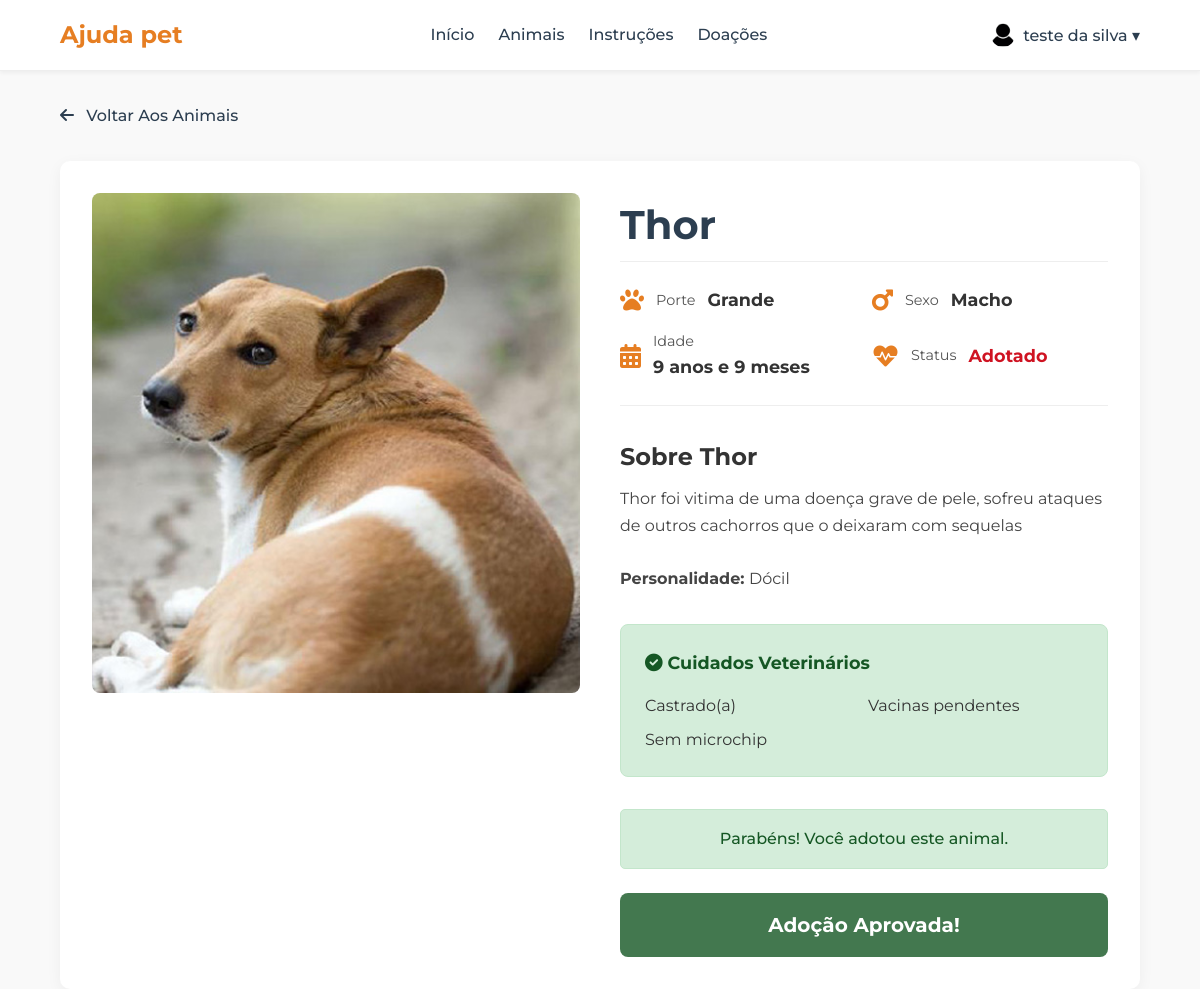
Before: /animal_detalhes.php?id=2 (signed in) with the older database file.
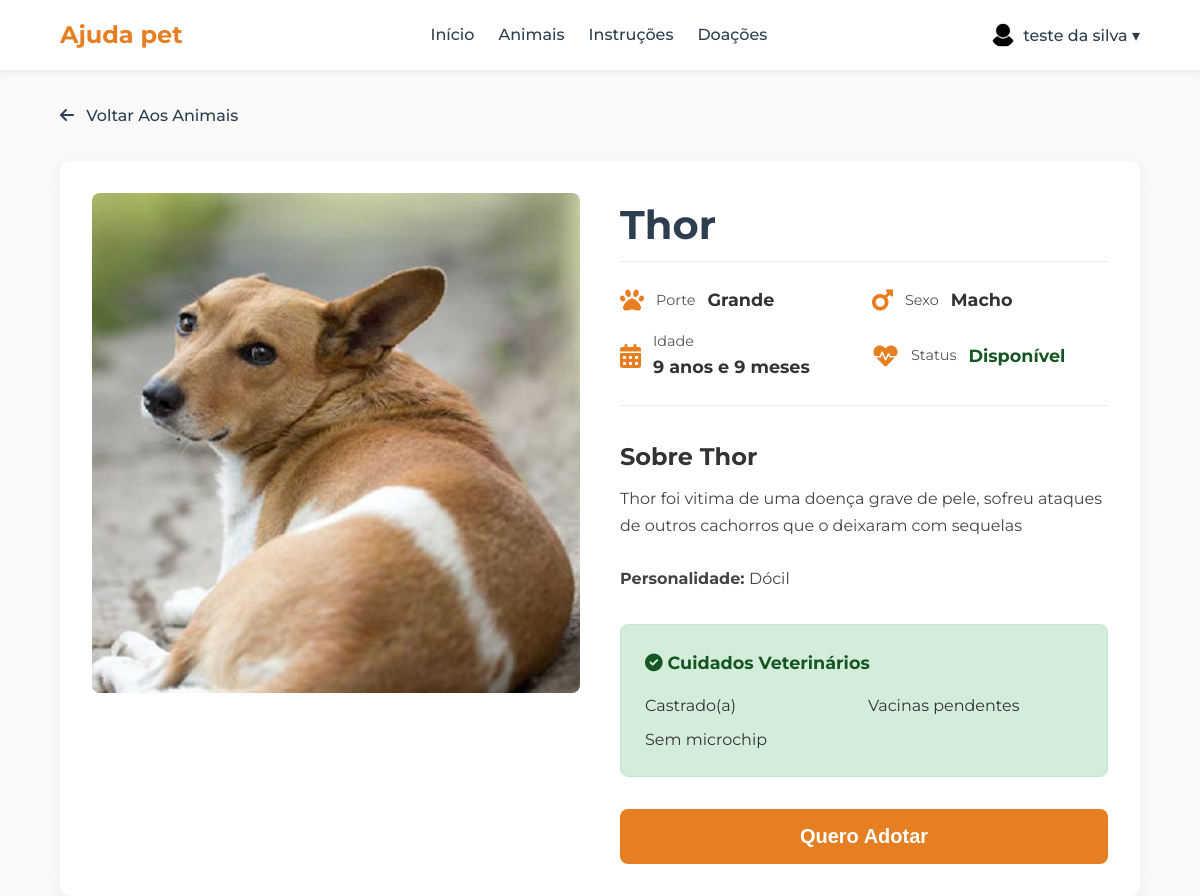
After: the same page with the newer database file.
### tables this page shows
CREATE TABLE `animal` (
  `id` int(11) NOT NULL,
  `id_admin_cadastro` int(11) NOT NULL,
  `nome` varchar(100) NOT NULL,
  `sexo` enum('Macho','Fêmea') DEFAULT NULL,
  `raca` varchar(100) DEFAULT NULL,
  `porte` enum('Pequeno','Médio','Grande') DEFAULT NULL,
  `data_nascimento` date DEFAULT NULL,
  `peso` decimal(5,2) DEFAULT NULL,
  `cor_pelagem` varchar(50) DEFAULT NULL,
  `personalidade` text DEFAULT NULL,
  `imagem_url` varchar(255) DEFAULT NULL,
  `castrado` tinyint(1) DEFAULT 0,
  `microchip` varchar(50) DEFAULT NULL,
  `status` enum('Disponível','Em processo','Adotado','Indisponível') DEFAULT 'Disponível',
  `descricao_historia` text DEFAULT NULL,
  `observacoes` text DEFAULT NULL,
  `data_cadastro` timestamp NOT NULL DEFAULT current_timestamp(),
  `data_adocao` datetime DEFAULT NULL,
  `id_adotante` int(11) DEFAULT NULL
);

### animal_detalhes.php (the view, shortened to what the changed rows need)
<?php
require_once 'config/conexao.php';
$animal_id = $_GET['id'] ?? 0;
try {
    $sql = "SELECT * FROM Animal WHERE id = ?";
    $stmt = $pdo->prepare($sql);
    $stmt->execute([$animal_id]);
    $animal = $stmt->fetch();
} catch (PDOException $e) {
    die("Erro ao buscar dados do animal: " . $e->getMessage());
}
$status_solicitacao_usuario = false;
$link_adotar = '#';
$texto_adotar = 'Quero Adotar';
$disabled = '';
$classe_botao = 'btn-adotar';
$mostrar_modal_btn = false;
$mostrar_aviso = false;
$aviso_texto = '';
$aviso_classe = 'aviso-pendente';
if ($animal['status'] == 'Disponível') {
    if ($status_solicitacao_usuario == 'Pendente') {
        $texto_adotar = 'Solicitação Pendente';
        $disabled = 'disabled';
        $classe_botao = 'btn-adotar-disabled';
        $mostrar_aviso = true;
        $aviso_texto = 'Você já tem uma solicitação pendente para este animal.';
    }
    elseif (isset($_SESSION['solicitante_id'])) {
        $mostrar_modal_btn = true;
    }
    elseif (isset($_SESSION['admin_id'])) {
        $texto_adotar = 'Logado como Admin';
        $disabled = 'disabled';
        $classe_botao = 'btn-adotar-disabled';
    }
    else {
        $link_adotar = 'login.php?necessario=1&redirect=animal_detalhes.php?id=' . $animal['id'];
    }
} elseif ($animal['status'] == 'Adotado') {
    $texto_adotar = 'Adotado';
    $disabled = 'disabled';
    $classe_botao = 'btn-adotar-disabled';
    if (isset($_SESSION['solicitante_id']) && $animal['id_adotante'] == $_SESSION['solicitante_id']) {
        $texto_adotar = 'Adoção Aprovada!';
        $classe_botao = 'btn-adotar-aprovada';
        $mostrar_aviso = true;
        $aviso_texto = 'Parabéns! Você adotou este animal.';
        $aviso_classe = 'aviso-sucesso';
    }
} elseif ($animal['status'] == 'Em processo') {
    $texto_adotar = 'Em processo';
    $disabled = 'disabled';
    $classe_botao = 'btn-adotar-disabled';
}
elseif (isset($_SESSION['admin_id'])) {
    $texto_adotar = 'Logado como Admin';
    $disabled = 'disabled';
    $classe_botao = 'btn-adotar-disabled';
}
elseif (isset($_SESSION['solicitante_id']) && $animal['status'] == 'Disponível') {
    $mostrar_modal_btn = true;
}
?>
<!DOCTYPE html>
<html lang="pt-BR">
<head>
    <link rel="stylesheet" href="assets/css/global.css">
    <link rel="stylesheet" href="assets/css/animal_detalhes.css">
    <link rel="stylesheet" href="https://cdnjs.cloudflare.com/ajax/libs/font-awesome/6.0.0-beta3/css/all.min.css">
</head>
<body>
    <main class="container">
        <div class="animal-detalhe-container">
            <div class="detalhe-imagem">
                <?php if (!empty($animal['imagem_url'])): ?>
                    <img src="uploads/<?php echo htmlspecialchars($animal['imagem_url']); ?>" alt="Foto de <?php echo htmlspecialchars($animal['nome']); ?>">
                <?php else: ?>
                    <img src="assets/images/placeholder-dog.jpg" alt="Animal sem foto">
                <?php endif; ?>
            </div>
            <div class="detalhe-info">
                <h1><?php echo htmlspecialchars($animal['nome']); ?></h1>
                <div class="info-grid">
                    <div>
                        <i class="fas fa-paw icon-porte"></i>
                        <span>Porte</span>
                        <strong><?php echo htmlspecialchars($animal['porte']); ?></strong>
                    </div>
                    <div>
                        <i class="fas <?php echo ($animal['sexo'] == 'Macho' ? 'fa-mars' : 'fa-venus'); ?> icon-sexo"></i>
                        <span>Sexo</span>
                        <strong><?php echo htmlspecialchars($animal['sexo']); ?></strong>
                    </div>
                    <div class="info-idade-animal" data-nascimento="<?php echo htmlspecialchars($animal['data_nascimento']); ?>">
                    </div>
                    <div>
                        <i class="fas fa-heartbeat icon-status"></i>
                        <span>Status</span>
                        <strong class="status-<?php echo strtolower(str_replace(' ', '-', $animal['status'])); ?>">
                            <?php echo htmlspecialchars($animal['status']); ?>
                        </strong>
                    </div>
                </div>
                <h2>Sobre <?php echo htmlspecialchars($animal['nome']); ?></h2>
                <p><?php echo nl2br(htmlspecialchars($animal['descricao_historia'] ?? '...')); ?></p>
                <br>
                <p><b>Personalidade: </b><?php echo nl2br(htmlspecialchars($animal['personalidade'] ?? '...')); ?></p>
                <div class="cuidados-box">
                    <strong><i class="fas fa-check-circle"></i> Cuidados Veterinários</strong>
                    <ul>
                    </ul>
                </div>
                <?php if ($mostrar_aviso): ?>
                    <span class="<?php echo $aviso_classe; ?>">
                        <?php echo $aviso_texto; ?>
                    </span>
                <?php endif; ?>
                <?php
                if ($mostrar_modal_btn):
                ?>
                    <button id="btn-abrir-modal-adocao" class="<?php echo $classe_botao; ?>">
                        <?php echo $texto_adotar; ?>
                    </button>
                <?php else:
                ?>
                    <a href="<?php echo $link_adotar; ?>" class="<?php echo $classe_botao; ?>" <?php echo $disabled; ?>>
                        <?php echo $texto_adotar; ?>
                    </a>
                <?php endif; ?>
            </div>
        </div>
    </main>
</body>
</html>

Changed rows visible on the page:
changed animal "Thor": status "Adotado" → "Disponível"; id_adotante "Parabéns! Você adotou este animal." → (not shown); id_adotante "Adoção Aprovada!" → (not shown)
Other visible differences:
$texto_adotar: (not shown) → "Quero Adotar"
